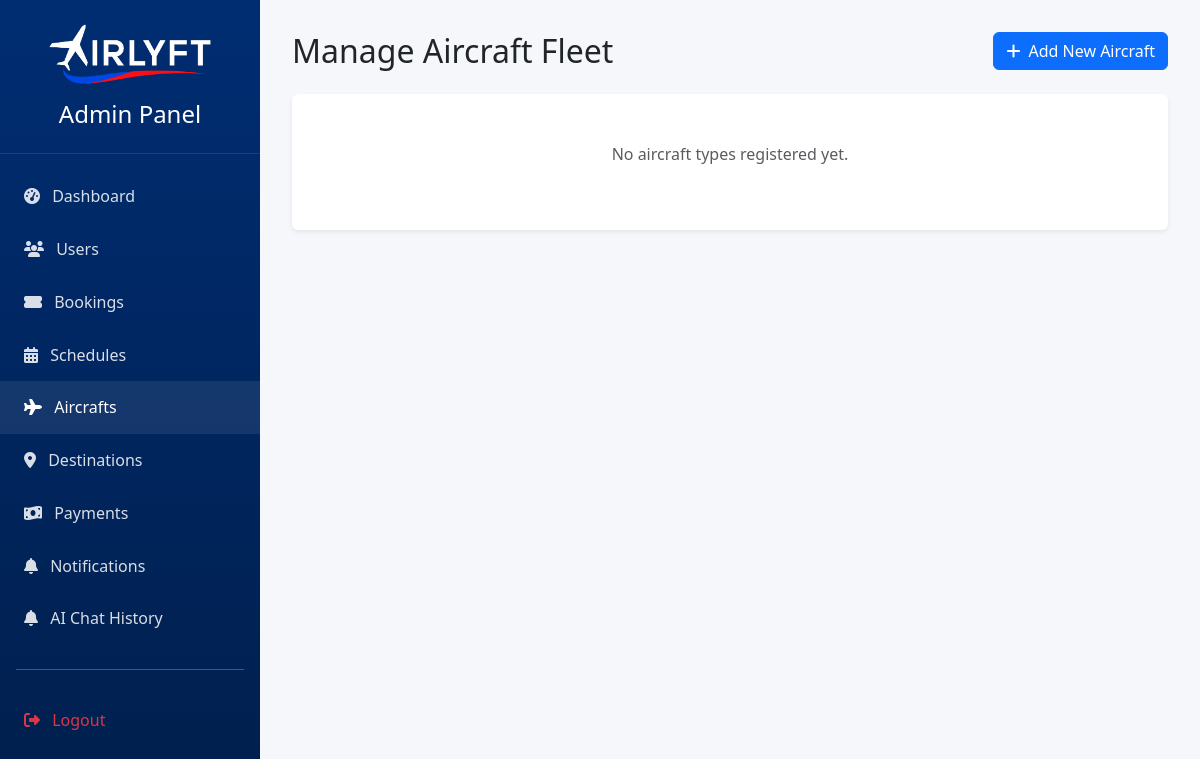
The app's page /admin/aircraft.php (signed in), older data.
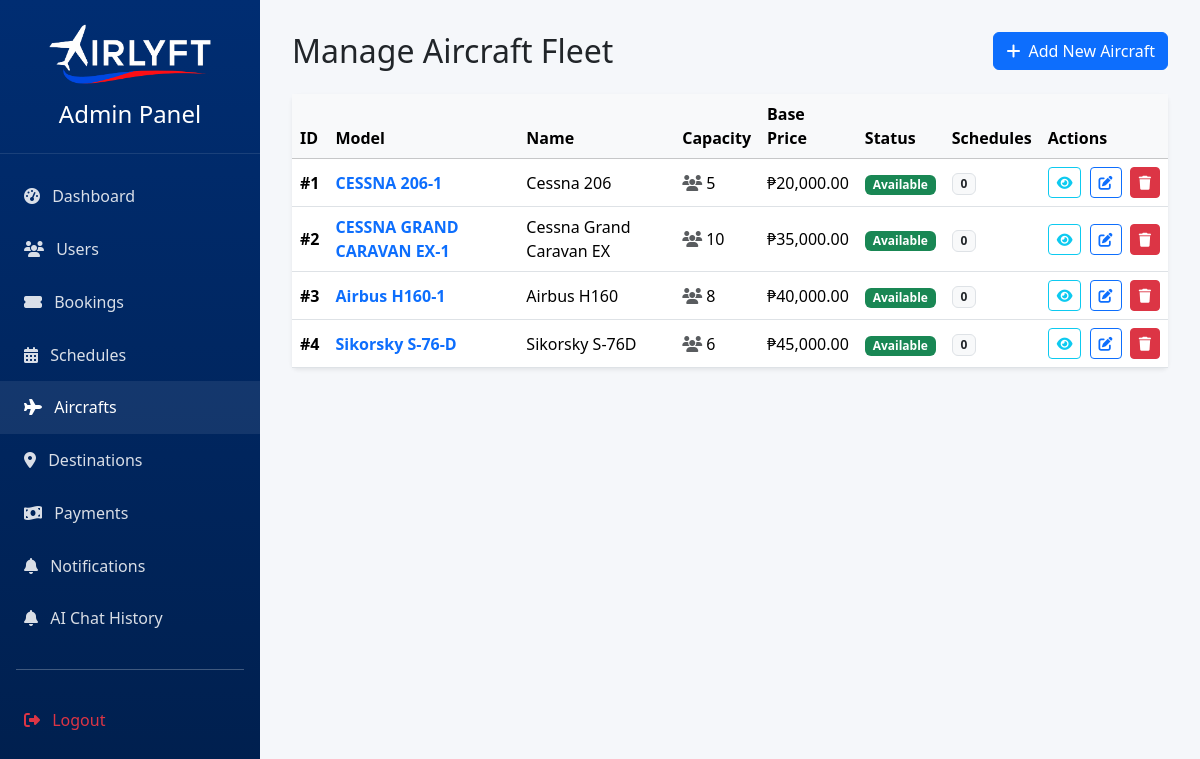
The same page, newer data.
### tables this page shows
CREATE TABLE `lift` (
  `lift_id` int(11) NOT NULL,
  `aircraft_type` varchar(100) DEFAULT NULL,
  `aircraft_name` varchar(100) DEFAULT NULL,
  `capacity` int(11) DEFAULT NULL,
  `price` decimal(10,2) DEFAULT NULL,
  `lift_status` enum('available','maintenance','inactive') DEFAULT 'available'
);

### admin/aircraft.php (the view, shortened to what the changed rows need)
<?php
require_once '../db/connect.php';
$aircrafts = $conn->query("SELECT * FROM Lift ORDER BY lift_id ASC");
?>
<!DOCTYPE html>
<html lang="en">
<head>
    <link href="https://cdn.jsdelivr.net/npm/bootstrap@5.3.3/dist/css/bootstrap.min.css" rel="stylesheet">
    <link rel="stylesheet" href="https://cdnjs.cloudflare.com/ajax/libs/font-awesome/6.5.1/css/all.min.css">
    <link rel="stylesheet" href="../assets/css/admin.css">
</head>
<body>
    <div class="main-content">
        <div class="d-flex justify-content-between align-items-center mb-4">
            <h2 class="mb-0">Manage Aircraft Fleet</h2>
        </div>
        <div class="card shadow-sm border-0">
            <div class="card-body p-0">
                <?php if ($aircrafts->num_rows === 0): ?>
                    <p class="text-center text-muted py-5">No aircraft types registered yet.</p>
                <?php else: ?>
                    <div class="table-responsive">
                        <table class="table table-hover mb-0">
                            <thead class="table-light">
                                <tr>
                                    <th>ID</th>
                                    <th>Model</th>
                                    <th>Name</th>
                                    <th>Capacity</th>
                                    <th>Base Price</th>
                                    <th>Status</th>
                                    <th>Schedules</th>
                                    <th>Actions</th>
                                </tr>
                            </thead>
                            <tbody>
                                <?php while ($row = $aircrafts->fetch_assoc()): ?>
                                    <?php
                                    $used_count = $conn->query("SELECT COUNT(*) FROM Schedule WHERE lift_id = {$row['lift_id']}")->fetch_row()[0];
                                    ?>
                                    <tr class="align-middle">
                                        <td class="fw-bold">#<?= $row['lift_id'] ?></td>
                                        <td class="fw-bold text-primary"><?= htmlspecialchars($row['aircraft_type']) ?></td>
                                        <td><?= htmlspecialchars($row['aircraft_name']) ?></td>
                                        <td><i class="fas fa-users text-muted me-1"></i><?= $row['capacity'] ?></td>
                                        <td>₱<?= number_format($row['price'], 2) ?></td>
                                        <td>
                                            <span class="badge bg-<?=
                                                                    $row['lift_status'] === 'available' ? 'success' : ($row['lift_status'] === 'maintenance' ? 'warning' : 'danger')
                                                                    ?>">
                                                <?= ucfirst($row['lift_status']) ?>
                                            </span>
                                        </td>
                                        <td>
                                            <span class="badge <?= $used_count > 0 ? 'bg-info' : 'bg-light text-dark border' ?>">
                                                <?= $used_count ?>
                                            </span>
                                        </td>
                                        <td class="text-nowrap">
                                            <button class="btn btn-sm btn-outline-info me-1 view-aircraft"
                                                data-bs-toggle="modal"
                                                data-bs-target="#viewAircraftModal"
                                                data-id="<?= $row['lift_id'] ?>"
                                                data-type="<?= htmlspecialchars($row['aircraft_type'], ENT_QUOTES) ?>"
                                                data-name="<?= htmlspecialchars($row['aircraft_name'], ENT_QUOTES) ?>"
                                                data-capacity="<?= $row['capacity'] ?>"
                                                data-price="<?= number_format($row['price'], 2) ?>"
                                                data-status="<?= ucfirst($row['lift_status']) ?>"
                                                data-badge="<?= $row['lift_status'] === 'available' ? 'success' : ($row['lift_status'] === 'maintenance' ? 'warning' : 'danger') ?>"
                                                data-schedules="<?= $used_count ?>">
                                                <i class="fas fa-eye"></i>
                                            </button>
                                            <button class="btn btn-sm btn-outline-primary me-1"
                                                data-bs-toggle="modal"
                                                data-bs-target="#editModal"
                                                data-id="<?= $row['lift_id'] ?>"
                                                data-type="<?= htmlspecialchars($row['aircraft_type'], ENT_QUOTES) ?>"
                                                data-name="<?= htmlspecialchars($row['aircraft_name'], ENT_QUOTES) ?>"
                                                data-capacity="<?= $row['capacity'] ?>"
                                                data-price="<?= $row['price'] ?>"
                                                data-status="<?= $row['lift_status'] ?>">
                                                <i class="fas fa-edit"></i>
                                            </button>
                                            <a href="?delete=<?= $row['lift_id'] ?>"
                                                class="btn btn-sm btn-danger"
                                                onclick="return confirm('Delete this aircraft type?\nThis cannot be undone.')">
                                                <i class="fas fa-trash"></i>
                                            </a>
                                        </td>
                                    </tr>
                                <?php endwhile; ?>
                            </tbody>
                        </table>
                    </div>
                <?php endif; ?>
            </div>
        </div>
    </div>
</body>
</html>
</body>
</html>

Row changes from the older to the newer data that the page shows:
added lift: lift_id "1", aircraft_type "CESSNA 206-1", aircraft_name "Cessna 206", capacity "5", price "20,000.00", lift_status "Available", used_count "0"
added lift: lift_id "2", aircraft_type "CESSNA GRAND CARAVAN EX-1", aircraft_name "Cessna Grand Caravan EX", capacity "10", price "35,000.00", lift_status "Available", used_count "0"
added lift: lift_id "3", aircraft_type "Airbus H160-1", aircraft_name "Airbus H160", capacity "8", price "40,000.00", lift_status "Available", used_count "0"
added lift: lift_id "4", aircraft_type "Sikorsky S-76-D", aircraft_name "Sikorsky S-76D", capacity "6", price "45,000.00", lift_status "Available", used_count "0"
Text that changed along with them:
text no longer shown: "No aircraft types registered yet."
text now shown: "ID Model Name Capacity Base Price Status Schedules Actions"
